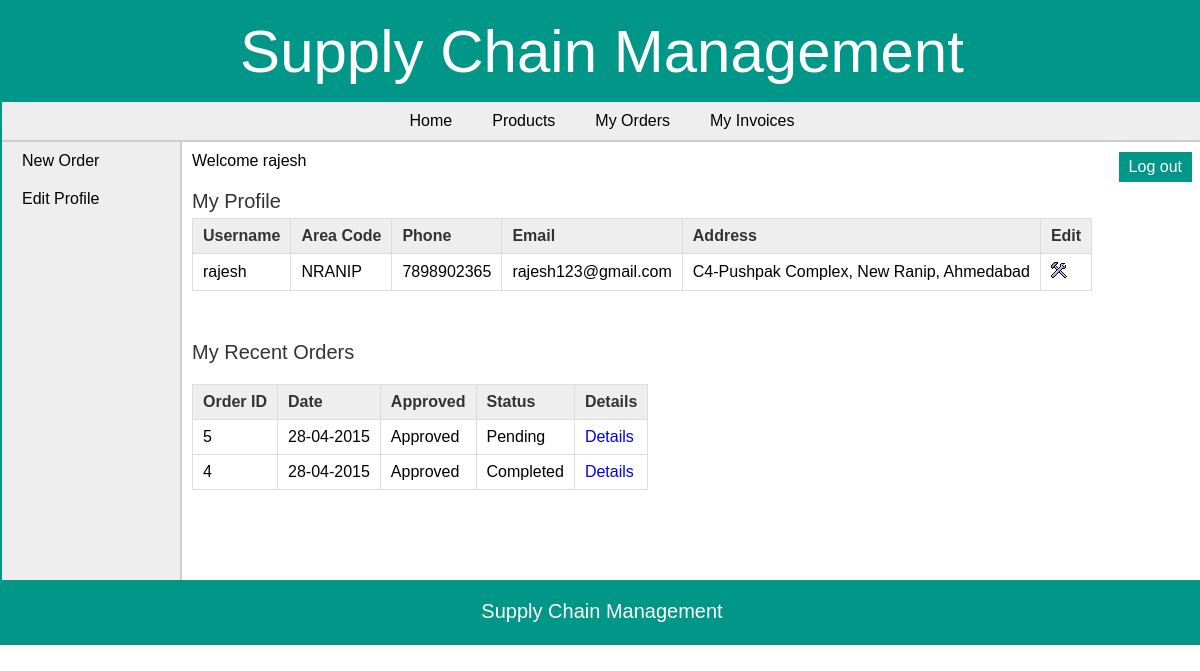
The page /retailer/index.php (signed in) on the database its author committed.
### tables this page shows
CREATE TABLE `retailer` (
  `retailer_id` int(11) NOT NULL,
  `username` varchar(25) NOT NULL,
  `password` varchar(25) NOT NULL,
  `address` varchar(200) NOT NULL,
  `area_id` int(11) NOT NULL,
  `phone` varchar(10) NOT NULL,
  `email` varchar(50) DEFAULT NULL
);

CREATE TABLE `area` (
  `area_id` int(11) NOT NULL,
  `area_name` varchar(50) NOT NULL,
  `area_code` varchar(10) NOT NULL
);

CREATE TABLE `orders` (
  `order_id` int(11) NOT NULL,
  `date` date NOT NULL,
  `retailer_id` int(11) NOT NULL,
  `approved` tinyint(1) NOT NULL,
  `status` tinyint(1) NOT NULL,
  `total_amount` decimal(10,3) NOT NULL
);

### retailer/index.php (the view, shortened to what this page needs)
<?php
	include("../includes/config.php");
	if(isset($_SESSION['retailer_login'])) {
		if($_SESSION['retailer_login'] == true) {
			$id = $_SESSION['retailer_id'];
			$query_selectRetailer = "SELECT * FROM retailer,area WHERE retailer.area_id=area.area_id AND retailer_id='$id'";
			$result_selectRetailer = mysqli_query($con,$query_selectRetailer);
			$row_selectRetailer = mysqli_fetch_array($result_selectRetailer);
			$query_selectOrder = "SELECT * FROM orders WHERE retailer_id='$id' ORDER BY order_id DESC LIMIT 5";
			$result_selectOrder = mysqli_query($con,$query_selectOrder);
		}
		else {
			header('Location:../index.php');
		}
	}
	else {
		header('Location:../index.php');
	}
?>
<!DOCTYPE html>
<html>
<head>
	<link rel="stylesheet" href="../includes/main_style.css" />
</head>
<body>
	<?php
		include("../includes/header.inc.php");
		include("../includes/nav_retailer.inc.php");
		include("../includes/aside_retailer.inc.php");
	?>
	<section>
		Welcome <?php echo $_SESSION['sessUsername']; ?>
		<article>
			<h2>My Profile</h2>
			<table class="table_displayData">
				<tr>
					<th>Username</th>
					<th>Area Code</th>
					<th>Phone</th>
					<th>Email</th>
					<th>Address</th>
					<th> Edit </th>
				</tr>
				<tr>
					<td> <?php echo $row_selectRetailer['username']; ?> </td>
					<td> <?php echo $row_selectRetailer['area_code']; ?> </td>
					<td> <?php echo $row_selectRetailer['phone']; ?> </td>
					<td> <?php echo $row_selectRetailer['email']; ?> </td>
					<td> <?php echo $row_selectRetailer['address']; ?> </td>
					<td> <a href="../retailer/edit_profile.php"><img src="../images/edit.png" alt="edit" /></a> </td>
				</tr>
			</table>
		</article>
		<article>
			<h2>My Recent Orders</h2>
			<table class="table_displayData" style="margin-top:20px;">
			<tr>
				<th> Order ID </th>
				<th> Date </th>
				<th> Approved </th>
				<th> Status </th>
				<th> Details </th>
			</tr>
			<?php $i=1; while($row_selectOrder = mysqli_fetch_array($result_selectOrder)) { ?>
			<tr>
				<td> <?php echo $row_selectOrder['order_id']; ?> </td>
				<td> <?php echo date("d-m-Y",strtotime($row_selectOrder['date'])); ?> </td>
				<td>
					<?php
						if($row_selectOrder['approved'] == 0) {
							echo "Not Approved";
						}
						else {
							echo "Approved";
						}
					?>
				</td>
				<td>
					<?php
						if($row_selectOrder['status'] == 0) {
							echo "Pending";
						}
						else {
							echo "Completed";
						}
					?>
				</td>
				<td> <a href="view_order_items.php?id=<?php echo $row_selectOrder['order_id']; ?>">Details</a> </td>
			</tr>
			<?php $i++; } ?>
		</table>
		</article>
	</section>
	<?php
		include("../includes/footer.inc.php");
	?>
</body>
</html>

### includes/main_style.css (style rules this page uses)
* { font-family: arial,sans-serif; margin:0px; padding:0px; }
body { width:1200px; margin:auto; border:2px solid #009688; }
a { text-decoration:none; }
section { width:1000px; padding:10px; padding-bottom:40px; }
article { margin-top:20px; margin-bottom:50px; }
article h2 { margin-bottom:5px; font-weight:normal; color:#333; font-size: 20px; }
table { border-collapse: collapse; }
.table_displayData td, .table_displayData th { border:1px solid #ddd; padding: 8px 10px; text-align: left; }
.table_displayData th { background-color:#eee; color:#333; }

### rows shown on the page
retailer: username "rajesh", area.area_code "NRANIP", phone "7898902365", email "rajesh123@gmail.com", address "C4-Pushpak Complex, New Ranip, Ahmedabad"
orders: order_id "5", date "28-04-2015", approved "Approved", status "Pending"
orders: order_id "4", date "28-04-2015", approved "Approved", status "Completed"

### other values the page prints
$_SESSION['sessUsername'] "rajesh"
